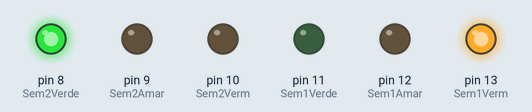
Recording of a sketch running on a simulated Arduino Uno, built with avr-gcc and run on an emulated ATmega328P. Parts: output pins drawn as LEDs (lit = HIGH).

Above: at 0.5 s.
At 1.5 s:
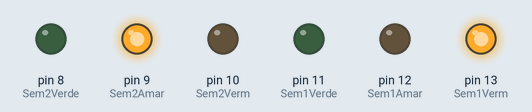
At 2.5 s:
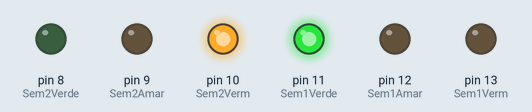
At 3.5 s:
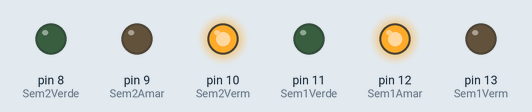
Timing chart, 0 to 5.2 s (numbered marks = the images above):
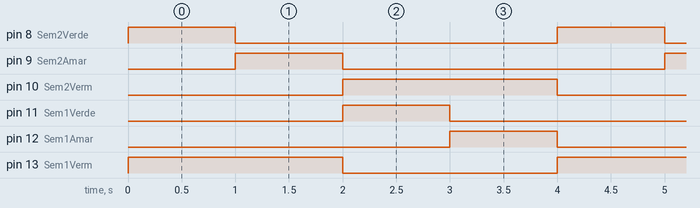

The sketch:

semaforos.ino
```cpp
//Definindo as variáveis
#define Sem1Verm 13
#define Sem1Amar 12
#define Sem1Verde 11
#define Sem2Verm 10
#define Sem2Amar 9
#define Sem2Verde 8

void setup() {
//Declarando as saídas
pinMode(Sem1Verm, OUTPUT);
pinMode(Sem1Amar, OUTPUT);
pinMode(Sem1Verde, OUTPUT);
pinMode(Sem2Verm, OUTPUT);
pinMode(Sem2Amar, OUTPUT);
pinMode(Sem2Verde, OUTPUT);
}

void loop() {
//Iniciando sistema de sincronização
digitalWrite(Sem1Verm,HIGH);
digitalWrite(Sem2Verde,HIGH);
delay(1000);

//Teste inicial
if (digitalRead(Sem1Verm) == HIGH)
{
  digitalWrite(Sem2Verde,LOW);
  digitalWrite(Sem2Amar, HIGH);
  delay(1000);
}
if(digitalRead(Sem2Amar) == HIGH)
{
  digitalWrite(Sem1Verm, LOW);
  digitalWrite(Sem1Verde, HIGH);
  digitalWrite(Sem2Amar, LOW);
  digitalWrite(Sem2Verm, HIGH);
  delay(1000);
  }
  if(digitalRead(Sem2Verm) == HIGH);
{
  digitalWrite(Sem1Verde, LOW);
  digitalWrite(Sem1Amar, HIGH);
  delay(1000);
  digitalWrite(Sem1Amar, LOW);
  digitalWrite(Sem2Verm, LOW);
}
}
```

Measured:
- by itself, pin 8 (Sem2Verde), pin 9 (Sem2Amar), pin 11 (Sem1Verde), pin 12 (Sem1Amar): alternates HIGH for 1.0 s and LOW for 3.0 s
- by itself, pin 10 (Sem2Verm), pin 13 (Sem1Verm): alternates HIGH for 2.0 s and LOW for 2.0 s
- by itself, everything shown: repeats every 4.0 s, in 5 steps
